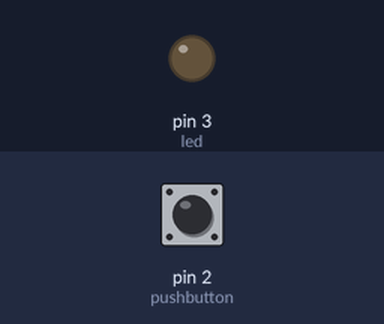
This sketch was run on a simulated Arduino Uno, built with avr-gcc and run on an emulated ATmega328P. Shown: output pins drawn as LEDs (lit = HIGH). The test bench sets the inputs (shaded band); at power-on: pin 2 (pushbutton) LOW.

Above: at 1.2 s.
1.3 s: pin 2 (pushbutton) pulled HIGH for 0.15 s
At 1.37 s:
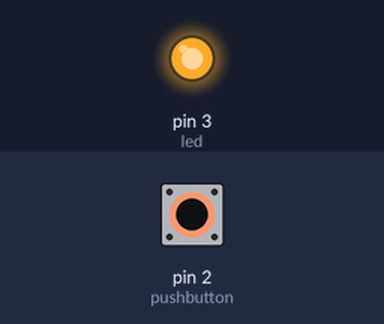
2.9 s: pin 2 (pushbutton) pulled HIGH for 3.2 s
At 6.7 s:
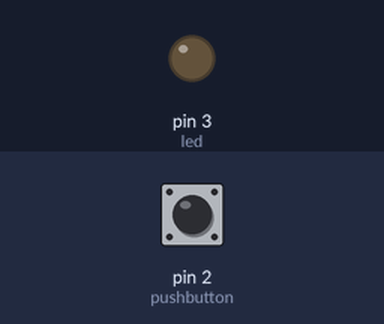
Timing chart, 0 to 8.2 s (numbered marks = the images above; inputs shaded):
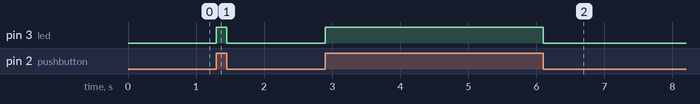

The sketch:

pushbutton.ino.ino
```cpp
int pushbutton=2;
int led=3;
int led_1=4;
void setup() {
  pinMode(pushbutton,INPUT);
  pinMode(led,OUTPUT);


}

void loop() {
  if(digitalRead(pushbutton)==HIGH)
  {
  digitalWrite(led,HIGH);
  digitalWrite(led_1,LOW);
  }

  else
  {

  digitalWrite(led_1,HIGH);
  digitalWrite(led,LOW);
  }

}
```

Measured:
- after the input at 1.3 s, pin 3 (led): LOW → HIGH at once, → LOW 0.15 s later
- after the input at 2.9 s, pin 3 (led): LOW → HIGH at once, → LOW 3.2 s later
